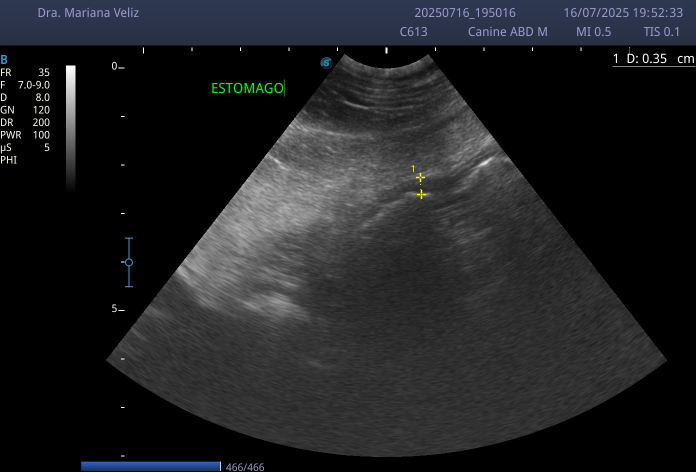
#> input picture funciones/test/TEST_IMG/barra.jpg, 1392 x 944 px (shown at 1/2 size)
$ python 'auto_calibrar copy.py' ../barra.jpg
#> lines starting #> are read from the running program, lines starting #| are printed output that depends on the picture; after the words box and inside, x2 and y2 are one past the last pixel; in counts of white or black regions, pixels touching at a corner belong together
import cv2
import numpy as np
import pytesseract
import sys

def buscar_barra_escala_por_ocr(img, crop_w=100, pasos=10):
    height, width = img.shape[:2]
    for x in range(0, 400, pasos):
        crop = img[:, x:x+crop_w]
        gray = cv2.cvtColor(crop, cv2.COLOR_BGR2GRAY)
        inv = 255 - gray
        clahe = cv2.createCLAHE(clipLimit=2.0, tileGridSize=(8,8))
        contrasted = clahe.apply(inv)
        _, binarizada = cv2.threshold(contrasted, 180, 255, cv2.THRESH_BINARY)
        config = '--psm 6 -c tessedit_char_whitelist=0123456789'
        data = pytesseract.image_to_data(binarizada, config=config, output_type=pytesseract.Output.DICT)
        textos = []
        for i in range(len(data['text'])):
            txt = data['text'][i].strip()
            if txt.isdigit():
                textos.append((int(txt), data['top'][i]))
        if len(textos) >= 2:
            tops = [y for v, y in textos]
            if max(tops) - min(tops) > height * 0.3:
                cv2.imwrite("recorte_barra_auto.png", crop)
                return crop, textos
    # Si no encuentra, retorna crop vacío y lista vacía
    cv2.imwrite("recorte_barra_debug.png", crop)  # así ves el último recorte aunque no encontró
    return np.zeros((height, crop_w, 3), dtype=np.uint8), []

if __name__ == "__main__":
    if len(sys.argv) < 2:
        print("Uso: python3 auto_calibrar.py imagen.jpg")
        sys.exit(1)

    img_path = sys.argv[1]
    img = cv2.imread(img_path)
#> img is the input picture: shape (944, 1392, 3); mean B, G, R 34.9, 32.5, 31.3

    scale_bar, textos = buscar_barra_escala_por_ocr(img)
#> the loop in buscar_barra_escala_por_ocr, `for x in range(0, 400, pasos):` made 1 pass
#> pass 1, in buscar_barra_escala_por_ocr, `crop = img[:, x:x+crop_w]`:
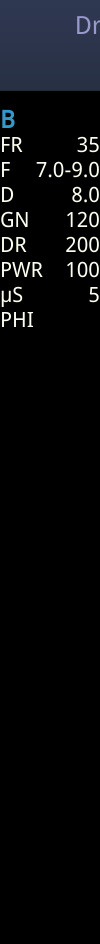
#> crop: shape (944, 100, 3); mean B, G, R 13.1, 11.1, 10.1
#> pass 1, in buscar_barra_escala_por_ocr, `gray = cv2.cvtColor(crop, cv2.COLOR_BGR2GRAY)`:
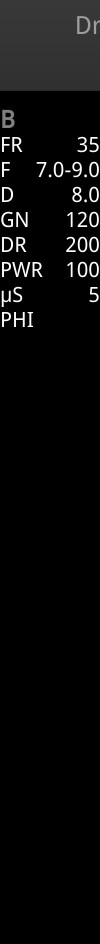
#> gray: shape (944, 100); min 0, max 255, mean 11
#> pass 1, in buscar_barra_escala_por_ocr, `inv = 255 - gray`:
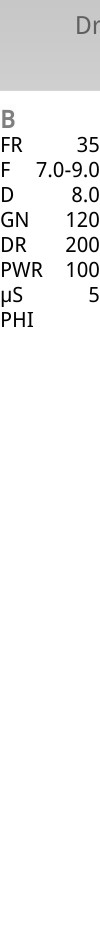
#> inv: shape (944, 100); min 0, max 255, mean 244
#> after the loop in buscar_barra_escala_por_ocr, `for x in range(0, 400, pasos):`:
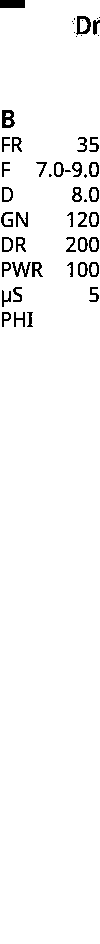
#> binarizada: shape (944, 100); 96.7% white; black in thin lines or dots, all inside (x1, y1, x2, y2) = (0, 0, 100, 327)
#> (the run stopped early here; a loop or call above may not have finished)

$ run again, on funciones/test/TEST_IMG/barra2.jpg
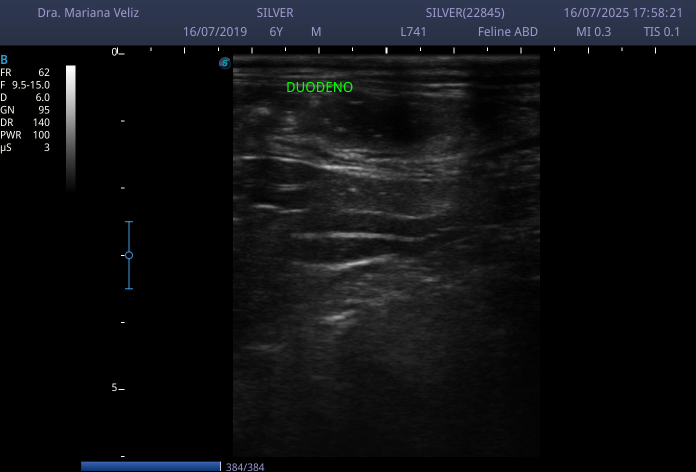
#> input picture funciones/test/TEST_IMG/barra2.jpg, 1392 x 944 px (shown at 1/2 size)
#> img is the input picture: shape (944, 1392, 3); mean B, G, R 18.3, 15.9, 14.7
#> the loop in buscar_barra_escala_por_ocr, `for x in range(0, 400, pasos):` made 1 pass
#> pass 1, in buscar_barra_escala_por_ocr, `gray = cv2.cvtColor(crop, cv2.COLOR_BGR2GRAY)`:
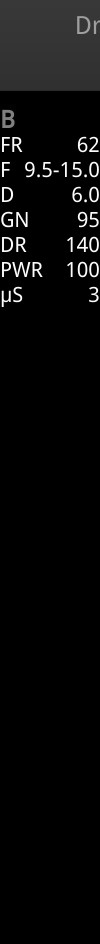
#> gray: shape (944, 100); min 0, max 255, mean 10.5
#> after the loop in buscar_barra_escala_por_ocr, `for x in range(0, 400, pasos):`:
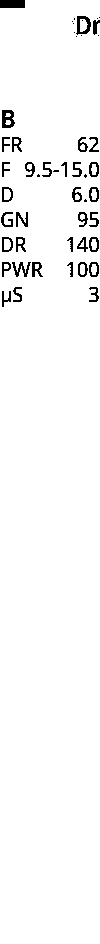
#> binarizada: shape (944, 100); 97% white; black in thin lines or dots, all inside (x1, y1, x2, y2) = (0, 0, 100, 307)

$ run again, on funciones/test/TEST_IMG/barra3.jpg
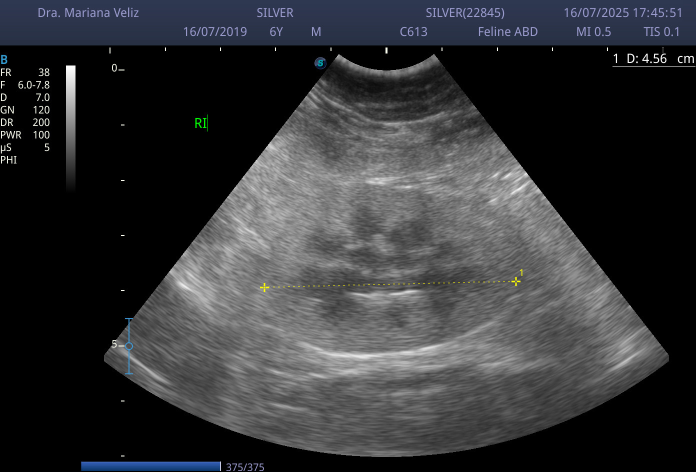
#> input picture funciones/test/TEST_IMG/barra3.jpg, 1392 x 944 px (shown at 1/2 size)
#> img is the input picture: shape (944, 1392, 3); mean B, G, R 53.9, 51.4, 50.4
#> the loop in buscar_barra_escala_por_ocr, `for x in range(0, 400, pasos):` made 1 pass
#> pass 1, in buscar_barra_escala_por_ocr, `gray = cv2.cvtColor(crop, cv2.COLOR_BGR2GRAY)`:
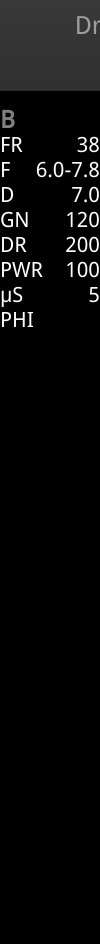
#> gray: shape (944, 100); min 0, max 255, mean 11
#> after the loop in buscar_barra_escala_por_ocr, `for x in range(0, 400, pasos):`:
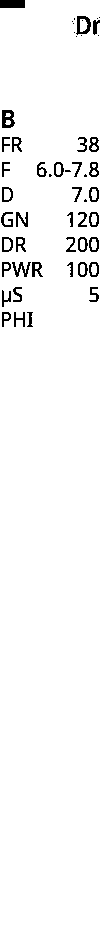
#> binarizada: shape (944, 100); 96.8% white; black in thin lines or dots, all inside (x1, y1, x2, y2) = (0, 0, 100, 327)
